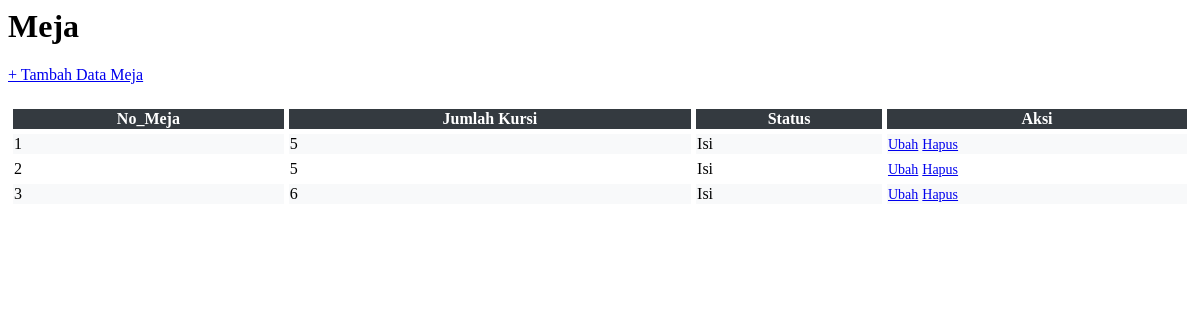
Page /meja.php on the committed database.
### tables this page shows
CREATE TABLE `meja` (
  `id_meja` int(11) NOT NULL,
  `jumlah_kursi` int(10) NOT NULL,
  `status` varchar(25) NOT NULL
);

### meja.php (the view, shortened to what this page needs)
<h1 class="mt-4">Meja</h1>
<div class="row">
    <div class="col-md-12">
        <a href="?page=meja_tambah" class="btn btn-primary mb-3">+ Tambah Data Meja</a>
        <div class="table-responsive">
            <table class="table table-striped table-bordered text-center" id="dataTable" width="100%" cellspacing="5">
                <thead class="table-dark">
                    <tr>
                        <th>No_Meja</th>
                        <th>Jumlah Kursi</th>
                        <th>Status</th>
                        <th>Aksi</th>
                    </tr>
                </thead>
                <tbody>
                <?php
                $query = mysqli_query($koneksi, "SELECT * FROM meja");
                while($data = mysqli_fetch_array($query)){
                    ?>
                    <tr>
                        <td><?php echo $data['id_meja']; ?></td>
                        <td><?php echo $data['jumlah_kursi']; ?></td>
                        <td><?php echo $data['status']; ?></td>
                        <td>
                            <a href="?page=meja_ubah&&id=<?php echo $data['id_meja']; ?>" class="btn btn-info btn-sm">Ubah</a>
                            <a onclick="return confirm('Apakah Anda Akan menghapus data ini?')" href="?page=meja_hapus&&id=<?php echo $data['id_meja']; ?>" class="btn btn-danger btn-sm">Hapus</a>
                        </td>
                    </tr>
                    <?php
                }
                ?>
                </tbody>
            </table>
        </div>
    </div>
</div>

### meja.php (style rules this page uses)
.table-responsive { margin-top: 20px; }
.table th, .table td { vertical-align: middle; }
.table-dark th { background-color: #343a40; color: white; }
.table-striped tbody tr:nth-of-type(odd) { background-color: #f8f9fa; }
.btn-sm { font-size: 0.875rem; }

### rows in the picture
meja: id_meja "1", jumlah_kursi "5", status "Isi"
meja: id_meja "2", jumlah_kursi "5", status "Isi"
meja: id_meja "3", jumlah_kursi "6", status "Isi"
